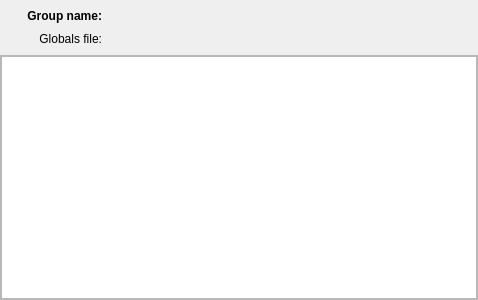
<?xml version="1.0" encoding="UTF-8"?>
<ui version="4.0">
 <class>Form</class>
 <widget class="QWidget" name="Form">
  <property name="geometry">
   <rect>
    <x>0</x>
    <y>0</y>
    <width>478</width>
    <height>300</height>
   </rect>
  </property>
  <property name="windowTitle">
   <string>Form</string>
  </property>
  <layout class="QVBoxLayout" name="verticalLayout_2">
   <property name="spacing">
    <number>0</number>
   </property>
   <property name="margin">
    <number>0</number>
   </property>
   <item>
    <layout class="QHBoxLayout" name="horizontalLayout">
     <property name="spacing">
      <number>9</number>
     </property>
     <property name="leftMargin">
      <number>27</number>
     </property>
     <property name="topMargin">
      <number>9</number>
     </property>
     <property name="rightMargin">
      <number>9</number>
     </property>
     <property name="bottomMargin">
      <number>9</number>
     </property>
     <item>
      <layout class="QGridLayout" name="gridLayout">
       <property name="horizontalSpacing">
        <number>12</number>
       </property>
       <item row="0" column="0">
        <widget class="QLabel" name="label">
         <property name="text">
          <string>&lt;html&gt;&lt;head/&gt;&lt;body&gt;&lt;p&gt;&lt;span style=&quot; font-weight:600;&quot;&gt;Group name:&lt;/span&gt;&lt;/p&gt;&lt;/body&gt;&lt;/html&gt;</string>
         </property>
         <property name="textFormat">
          <enum>Qt::RichText</enum>
         </property>
         <property name="scaledContents">
          <bool>false</bool>
         </property>
         <property name="alignment">
          <set>Qt::AlignRight|Qt::AlignTrailing|Qt::AlignVCenter</set>
         </property>
        </widget>
       </item>
       <item row="0" column="1">
        <widget class="QLabel" name="label_group_name">
         <property name="text">
          <string>&lt;group_name&gt;</string>
         </property>
        </widget>
       </item>
       <item row="1" column="0">
        <widget class="QLabel" name="label_2">
         <property name="text">
          <string>&lt;html&gt;&lt;head/&gt;&lt;body&gt;&lt;p&gt;&lt;span style=&quot; font-weight:600;&quot;&gt;Globals file:&lt;/span&gt;&lt;/p&gt;&lt;/body&gt;&lt;/html&gt;</string>
         </property>
         <property name="textFormat">
          <enum>Qt::RichText</enum>
         </property>
         <property name="scaledContents">
          <bool>false</bool>
         </property>
         <property name="alignment">
          <set>Qt::AlignRight|Qt::AlignTrailing|Qt::AlignVCenter</set>
         </property>
        </widget>
       </item>
       <item row="1" column="1">
        <widget class="QLabel" name="label_globals_file">
         <property name="text">
          <string>&lt;globals_file&gt;</string>
         </property>
        </widget>
       </item>
      </layout>
     </item>
     <item>
      <spacer name="horizontalSpacer">
       <property name="orientation">
        <enum>Qt::Horizontal</enum>
       </property>
       <property name="sizeHint" stdset="0">
        <size>
         <width>40</width>
         <height>20</height>
        </size>
       </property>
      </spacer>
     </item>
    </layout>
   </item>
   <item>
    <widget class="QScrollArea" name="scrollArea">
     <property name="widgetResizable">
      <bool>true</bool>
     </property>
     <widget class="QWidget" name="scrollAreaWidgetContents">
      <property name="geometry">
       <rect>
        <x>0</x>
        <y>0</y>
        <width>476</width>
        <height>246</height>
       </rect>
      </property>
      <layout class="QVBoxLayout" name="verticalLayout">
       <property name="spacing">
        <number>0</number>
       </property>
       <property name="margin">
        <number>0</number>
       </property>
       <item>
        <widget class="TreeView" name="treeView_globals">
         <property name="styleSheet">
          <string notr="true"/>
         </property>
         <property name="alternatingRowColors">
          <bool>true</bool>
         </property>
        </widget>
       </item>
      </layout>
     </widget>
    </widget>
   </item>
  </layout>
 </widget>
 <customwidgets>
  <customwidget>
   <class>TreeView</class>
   <extends>QTreeView</extends>
   <header>qtutils/widgets.h</header>
  </customwidget>
 </customwidgets>
 <resources/>
 <connections/>
</ui>
